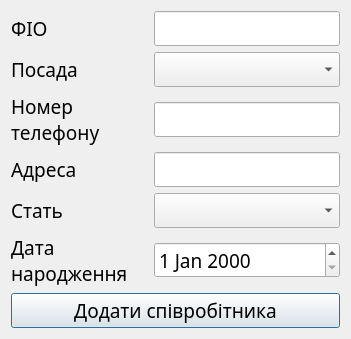
<?xml version="1.0" encoding="UTF-8"?>
<ui version="4.0">
 <class>AddNewEmployees</class>
 <widget class="QDialog" name="AddNewEmployees">
  <property name="geometry">
   <rect>
    <x>0</x>
    <y>0</y>
    <width>351</width>
    <height>331</height>
   </rect>
  </property>
  <property name="font">
   <font>
    <family>Franklin Gothic Medium</family>
    <pointsize>14</pointsize>
   </font>
  </property>
  <property name="windowTitle">
   <string>Додавання співробітника</string>
  </property>
  <layout class="QVBoxLayout" name="verticalLayout">
   <item>
    <layout class="QHBoxLayout" name="horizontalLayout_11">
     <item>
      <widget class="QLabel" name="label_11">
       <property name="sizePolicy">
        <sizepolicy hsizetype="Maximum" vsizetype="Preferred">
         <horstretch>0</horstretch>
         <verstretch>0</verstretch>
        </sizepolicy>
       </property>
       <property name="minimumSize">
        <size>
         <width>137</width>
         <height>0</height>
        </size>
       </property>
       <property name="maximumSize">
        <size>
         <width>137</width>
         <height>16777215</height>
        </size>
       </property>
       <property name="text">
        <string>ФІО</string>
       </property>
      </widget>
     </item>
     <item>
      <widget class="QLineEdit" name="inputFullName">
       <property name="sizePolicy">
        <sizepolicy hsizetype="Preferred" vsizetype="Fixed">
         <horstretch>0</horstretch>
         <verstretch>0</verstretch>
        </sizepolicy>
       </property>
       <property name="minimumSize">
        <size>
         <width>142</width>
         <height>0</height>
        </size>
       </property>
       <property name="maximumSize">
        <size>
         <width>16777215</width>
         <height>16777215</height>
        </size>
       </property>
      </widget>
     </item>
    </layout>
   </item>
   <item>
    <layout class="QHBoxLayout" name="horizontalLayout_12">
     <item>
      <widget class="QLabel" name="label_12">
       <property name="sizePolicy">
        <sizepolicy hsizetype="Minimum" vsizetype="Preferred">
         <horstretch>0</horstretch>
         <verstretch>0</verstretch>
        </sizepolicy>
       </property>
       <property name="minimumSize">
        <size>
         <width>137</width>
         <height>0</height>
        </size>
       </property>
       <property name="maximumSize">
        <size>
         <width>137</width>
         <height>16777215</height>
        </size>
       </property>
       <property name="text">
        <string>Посада</string>
       </property>
      </widget>
     </item>
     <item>
      <widget class="QComboBox" name="comboBoxPosition">
       <property name="minimumSize">
        <size>
         <width>142</width>
         <height>0</height>
        </size>
       </property>
      </widget>
     </item>
    </layout>
   </item>
   <item>
    <layout class="QHBoxLayout" name="horizontalLayout_13">
     <item>
      <widget class="QLabel" name="label_13">
       <property name="sizePolicy">
        <sizepolicy hsizetype="Maximum" vsizetype="Preferred">
         <horstretch>0</horstretch>
         <verstretch>0</verstretch>
        </sizepolicy>
       </property>
       <property name="minimumSize">
        <size>
         <width>137</width>
         <height>0</height>
        </size>
       </property>
       <property name="maximumSize">
        <size>
         <width>137</width>
         <height>16777215</height>
        </size>
       </property>
       <property name="text">
        <string>Номер
телефону</string>
       </property>
      </widget>
     </item>
     <item>
      <widget class="QLineEdit" name="inputPhoneNumber">
       <property name="sizePolicy">
        <sizepolicy hsizetype="Preferred" vsizetype="Fixed">
         <horstretch>0</horstretch>
         <verstretch>0</verstretch>
        </sizepolicy>
       </property>
       <property name="minimumSize">
        <size>
         <width>142</width>
         <height>0</height>
        </size>
       </property>
       <property name="maximumSize">
        <size>
         <width>16777215</width>
         <height>16777215</height>
        </size>
       </property>
      </widget>
     </item>
    </layout>
   </item>
   <item>
    <layout class="QHBoxLayout" name="horizontalLayout_14">
     <item>
      <widget class="QLabel" name="label_14">
       <property name="sizePolicy">
        <sizepolicy hsizetype="Maximum" vsizetype="Preferred">
         <horstretch>0</horstretch>
         <verstretch>0</verstretch>
        </sizepolicy>
       </property>
       <property name="minimumSize">
        <size>
         <width>137</width>
         <height>0</height>
        </size>
       </property>
       <property name="text">
        <string>Адреса</string>
       </property>
      </widget>
     </item>
     <item>
      <widget class="QLineEdit" name="inputAddress">
       <property name="sizePolicy">
        <sizepolicy hsizetype="Preferred" vsizetype="Fixed">
         <horstretch>0</horstretch>
         <verstretch>0</verstretch>
        </sizepolicy>
       </property>
       <property name="maximumSize">
        <size>
         <width>16777215</width>
         <height>16777215</height>
        </size>
       </property>
      </widget>
     </item>
    </layout>
   </item>
   <item>
    <layout class="QHBoxLayout" name="horizontalLayout_15">
     <item>
      <widget class="QLabel" name="label_15">
       <property name="sizePolicy">
        <sizepolicy hsizetype="Minimum" vsizetype="Preferred">
         <horstretch>0</horstretch>
         <verstretch>0</verstretch>
        </sizepolicy>
       </property>
       <property name="minimumSize">
        <size>
         <width>137</width>
         <height>0</height>
        </size>
       </property>
       <property name="maximumSize">
        <size>
         <width>111</width>
         <height>16777215</height>
        </size>
       </property>
       <property name="text">
        <string>Стать</string>
       </property>
      </widget>
     </item>
     <item>
      <widget class="QComboBox" name="comboBoxGender">
       <property name="minimumSize">
        <size>
         <width>142</width>
         <height>0</height>
        </size>
       </property>
      </widget>
     </item>
    </layout>
   </item>
   <item>
    <layout class="QHBoxLayout" name="horizontalLayout_16">
     <item>
      <widget class="QLabel" name="label_16">
       <property name="sizePolicy">
        <sizepolicy hsizetype="Minimum" vsizetype="Preferred">
         <horstretch>0</horstretch>
         <verstretch>0</verstretch>
        </sizepolicy>
       </property>
       <property name="minimumSize">
        <size>
         <width>137</width>
         <height>0</height>
        </size>
       </property>
       <property name="maximumSize">
        <size>
         <width>137</width>
         <height>16777215</height>
        </size>
       </property>
       <property name="text">
        <string>Дата
народження</string>
       </property>
      </widget>
     </item>
     <item>
      <widget class="QDateEdit" name="dateEdit">
       <property name="sizePolicy">
        <sizepolicy hsizetype="Preferred" vsizetype="Fixed">
         <horstretch>0</horstretch>
         <verstretch>0</verstretch>
        </sizepolicy>
       </property>
       <property name="minimumSize">
        <size>
         <width>142</width>
         <height>0</height>
        </size>
       </property>
      </widget>
     </item>
    </layout>
   </item>
   <item>
    <widget class="QPushButton" name="buttonAddEmployees">
     <property name="text">
      <string>Додати співробітника</string>
     </property>
    </widget>
   </item>
  </layout>
 </widget>
 <resources/>
 <connections/>
</ui>
